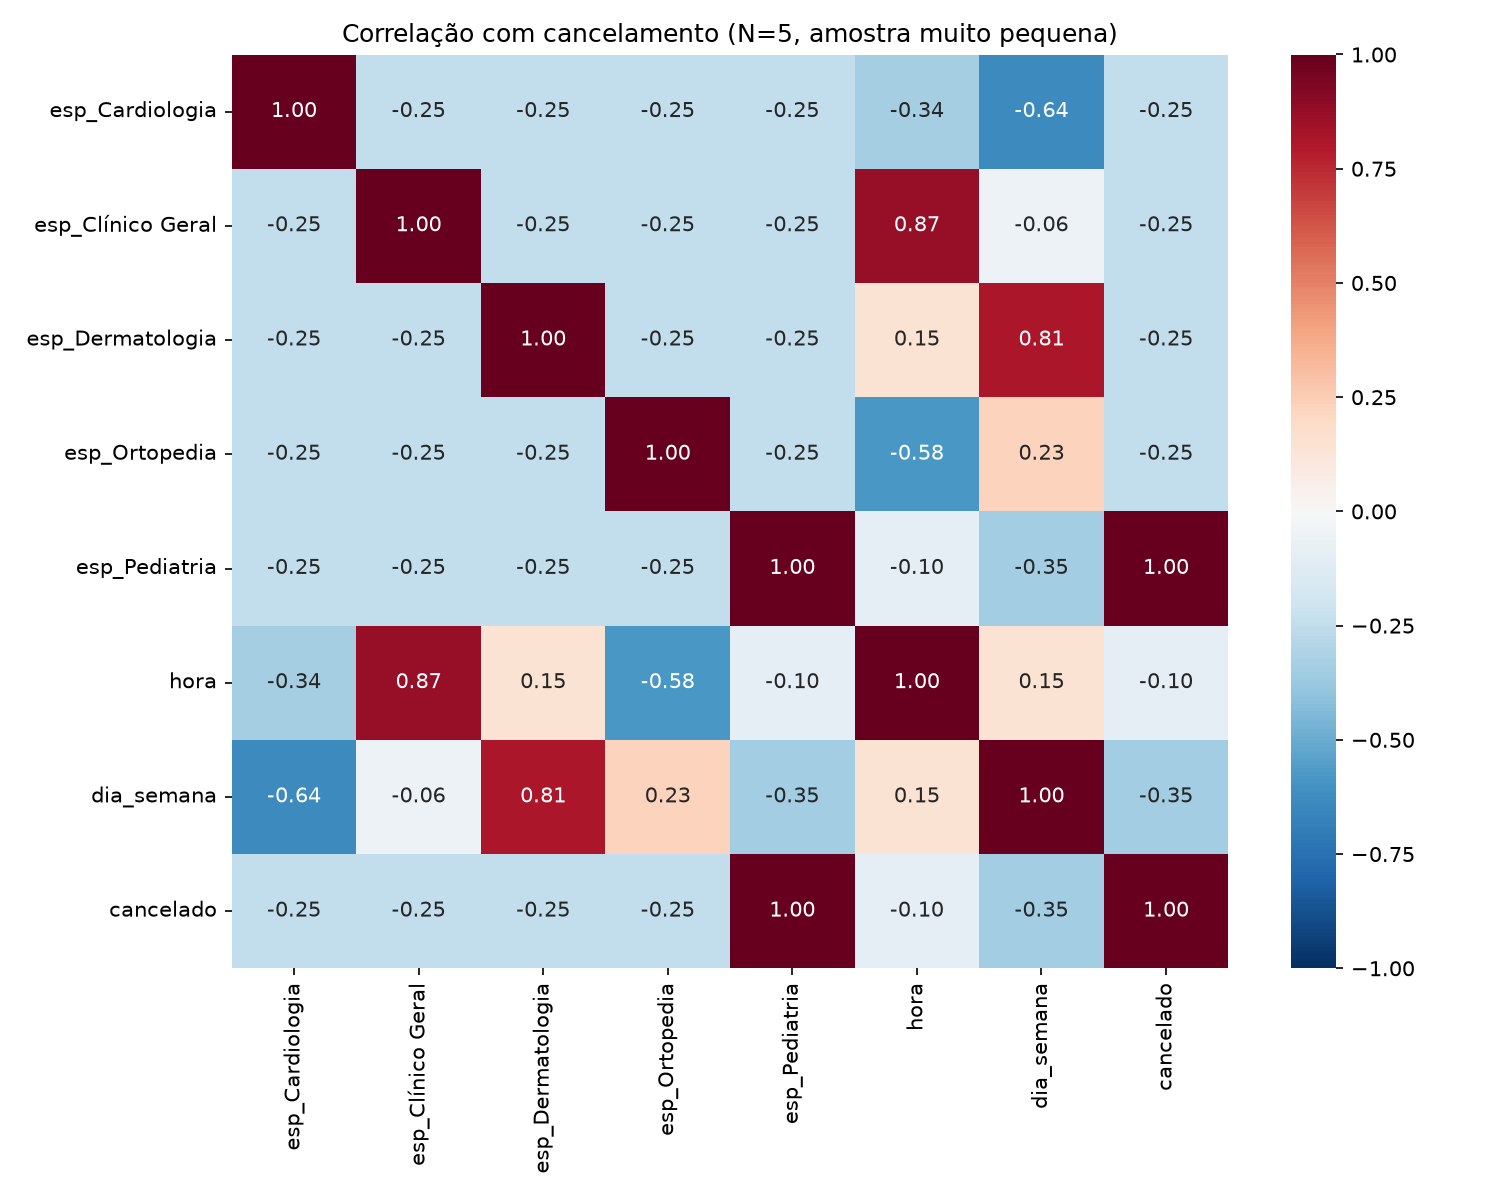

The script that saved this image:
"""Correlação entre cancelamento e especialidade, hora e dia da semana."""
from pathlib import Path

import matplotlib
matplotlib.use("Agg")
import matplotlib.pyplot as plt
import pandas as pd
import seaborn as sns

AQUI = Path(__file__).resolve().parent
df = pd.read_csv(AQUI / "dataset.csv")

X = pd.get_dummies(df["especialidade"], prefix="esp").astype(int)
X["hora"] = df["hora"]
X["dia_semana"] = df["dia_semana"]
X["cancelado"] = df["cancelado"]

# Variáveis constantes geram NaN; ficam 0 para não quebrar o gráfico.
corr = X.corr(method="pearson").fillna(0)

print(f"N = {len(df)} agendamentos")
top = corr["cancelado"].drop("cancelado").sort_values(key=abs, ascending=False)
print("Top 5 correlações com cancelado (Pearson):")
print(top.head(5).round(3).to_string())

fig, ax = plt.subplots(figsize=(10, 8))
sns.heatmap(corr, annot=True, fmt=".2f", cmap="RdBu_r", vmin=-1, vmax=1, ax=ax)
ax.set_title(f"Correlação com cancelamento (N={len(df)}, amostra muito pequena)")
fig.tight_layout()
fig.savefig(AQUI / "correlacao.png", dpi=150)
print("Gráfico salvo em correlacao.png")
